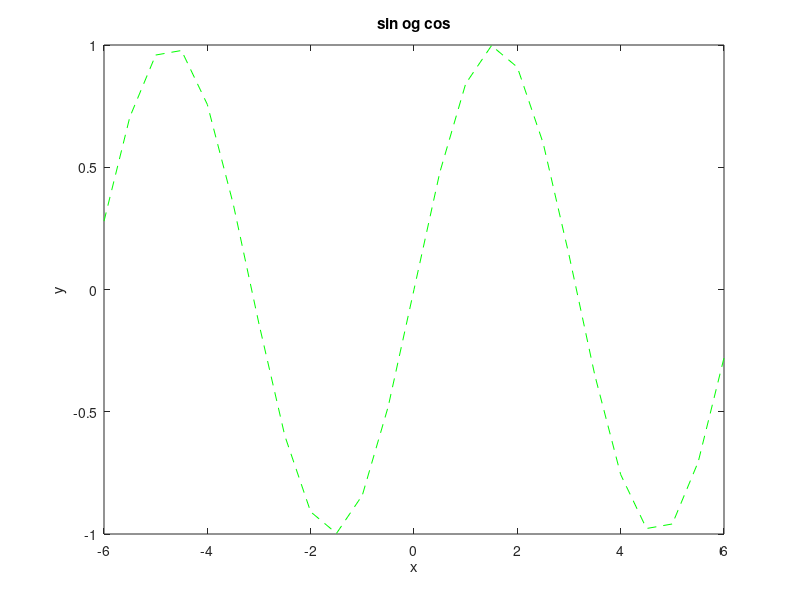

MATLAB code for this plot: (Note: this script raises an error after producing the figure.)
% Oppgave 1: 
% skriv format long før man henter fram verdien for lengre verdier
oppgave1a = 2^(50);
fprintf("Regn ut 2^50 = %f \n", oppgave1a)
oppgave1b = 3421*345;
fprintf("Regn ut 3421*345 = %f \n", oppgave1b)
oppgave1c = 1521/3244;
fprintf("Regn ut 1521/3244 = %f \n", oppgave1c)

% Oppgave 2:
g = 2;
h = 4;
oppgave2a = (g*h)/2
b = 20;
l = 20;
hoydeBoks = 30;
grunnflateBoks = (l*b);
oppgave2b = (grunnflateBoks*hoydeBoks)
v= 20;
r = 30;
oppgave2c = (v/360)*pi*r^3

% Oppgave 3:
x = -6:0.5:6;
y = sin(x);
plot(x,y, "green--")
title("sin og cos")
xlabel("x")
ylabel("y")

% Oppgave 4:
n = 10;
for n = 1:100
    sum = (n*(n+1))/2
    n = n + 1;
end
sum

% Oppgave 5:
for i = 1:1000000
    sum = sum + (1/i);
end
sum

sum = 0;
for i = 1:2000
    if(sum>= 15)
        break
    else
        sum = sum + (1/i);
    end
end
sum;
i;

% Oppgave 6
x = -10:0.1:10;
y = VatnesMystiske(x);
plot(x,y)

% Oppgave 7
y= 0;
x = -100000:0.1:3;
for i = 1:length(x)
    if x(i) ~= -2
        y(i) = x(i)-2;
    elseif x(i) == -2
            y(i) = 5;
    else 1 < x(i) <= 3
        x(i) = y(i);
    end
end

plot(x,y)
    
% Oppgave 8
syms x
f = (3+x^3)/(x-3);
limit = limit(f, x, 2)

